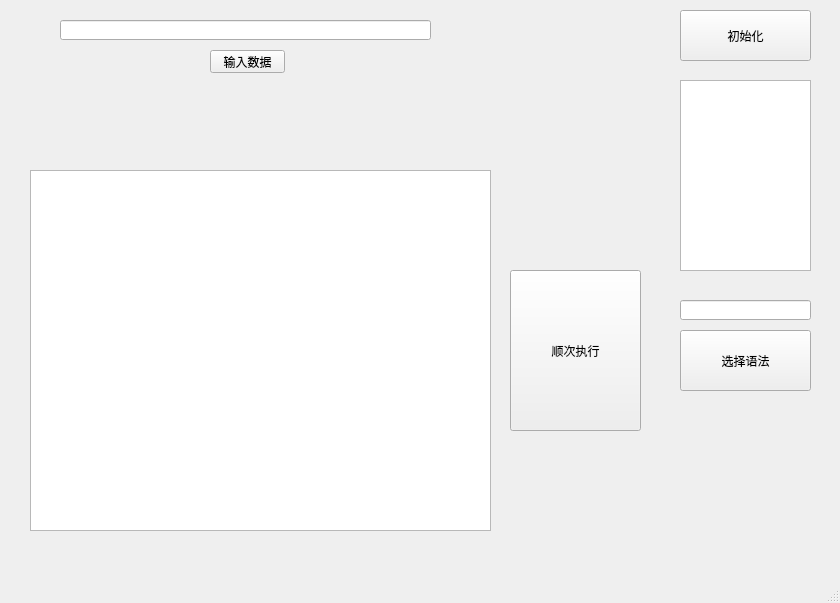
<?xml version="1.0" encoding="UTF-8"?>
<ui version="4.0">
 <class>MainWindow</class>
 <widget class="QMainWindow" name="MainWindow">
  <property name="geometry">
   <rect>
    <x>0</x>
    <y>0</y>
    <width>840</width>
    <height>603</height>
   </rect>
  </property>
  <property name="windowTitle">
   <string>MainWindow</string>
  </property>
  <widget class="QWidget" name="centralWidget">
   <widget class="QPushButton" name="pushButton">
    <property name="geometry">
     <rect>
      <x>680</x>
      <y>10</y>
      <width>131</width>
      <height>51</height>
     </rect>
    </property>
    <property name="text">
     <string>初始化</string>
    </property>
   </widget>
   <widget class="QPushButton" name="pushButton_2">
    <property name="geometry">
     <rect>
      <x>680</x>
      <y>330</y>
      <width>131</width>
      <height>61</height>
     </rect>
    </property>
    <property name="text">
     <string>选择语法</string>
    </property>
   </widget>
   <widget class="QLineEdit" name="lineEdit">
    <property name="geometry">
     <rect>
      <x>680</x>
      <y>300</y>
      <width>131</width>
      <height>20</height>
     </rect>
    </property>
   </widget>
   <widget class="QLineEdit" name="lineEdit_2">
    <property name="geometry">
     <rect>
      <x>60</x>
      <y>20</y>
      <width>371</width>
      <height>20</height>
     </rect>
    </property>
   </widget>
   <widget class="QPushButton" name="pushButton_3">
    <property name="geometry">
     <rect>
      <x>210</x>
      <y>50</y>
      <width>75</width>
      <height>23</height>
     </rect>
    </property>
    <property name="text">
     <string>输入数据</string>
    </property>
   </widget>
   <widget class="QTextBrowser" name="textBrowser">
    <property name="geometry">
     <rect>
      <x>30</x>
      <y>170</y>
      <width>461</width>
      <height>361</height>
     </rect>
    </property>
   </widget>
   <widget class="QPushButton" name="pushButton_4">
    <property name="geometry">
     <rect>
      <x>510</x>
      <y>270</y>
      <width>131</width>
      <height>161</height>
     </rect>
    </property>
    <property name="text">
     <string>顺次执行</string>
    </property>
   </widget>
   <widget class="QTextBrowser" name="textBrowser_2">
    <property name="geometry">
     <rect>
      <x>680</x>
      <y>80</y>
      <width>131</width>
      <height>191</height>
     </rect>
    </property>
    <property name="html">
     <string>&lt;!DOCTYPE HTML PUBLIC &quot;-//W3C//DTD HTML 4.0//EN&quot; &quot;http://www.w3.org/TR/REC-html40/strict.dtd&quot;&gt;
&lt;html&gt;&lt;head&gt;&lt;meta name=&quot;qrichtext&quot; content=&quot;1&quot; /&gt;&lt;style type=&quot;text/css&quot;&gt;
p, li { white-space: pre-wrap; }
&lt;/style&gt;&lt;/head&gt;&lt;body style=&quot; font-family:'SimSun'; font-size:9pt; font-weight:400; font-style:normal;&quot;&gt;
&lt;p style=&quot;-qt-paragraph-type:empty; margin-top:0px; margin-bottom:0px; margin-left:0px; margin-right:0px; -qt-block-indent:0; text-indent:0px;&quot;&gt;&lt;br /&gt;&lt;/p&gt;&lt;/body&gt;&lt;/html&gt;</string>
    </property>
   </widget>
  </widget>
  <widget class="QStatusBar" name="statusBar"/>
 </widget>
 <layoutdefault spacing="6" margin="11"/>
 <resources/>
 <connections/>
</ui>
